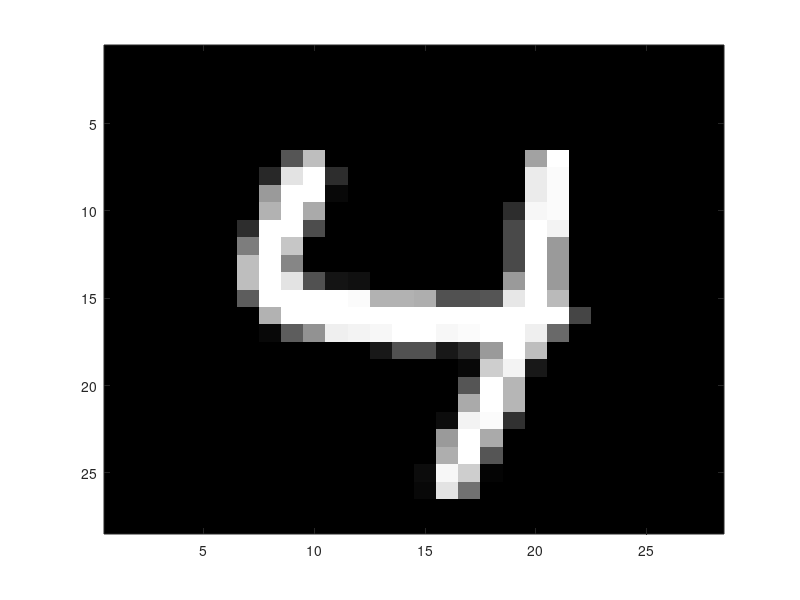

The MATLAB source for this figure: (Note: this script raises an error after producing the figure.)

clear all;
close all;

%% In this script, you need to implement three functions as part of the k-means algorithm.
% These steps will be repeated until the algorithm converges:

  % 1. initialize_centroids
  % This function sets the initial values of the centroids
  
  % 2. assign_vector_to_centroid
  % This goes through the collection of all vectors and assigns them to
  % centroid based on norm/distance
  
  % 3. update_centroids
  % This function updates the location of the centroids based on the collection
  % of vectors (handwritten digits) that have been assigned to that centroid.


%% Initialize Data Set
% These next lines of code read in two sets of MNIST digits that will be used for training and testing respectively.

% training set (1500 images)
train=csvread('mnist_train_1500.csv');
trainsetlabels = train(:,785);
train=train(:,1:784);
train(:,785)=zeros(1500,1);

% testing set (200 images with 11 outliers)
test=csvread('mnist_test_200_woutliers.csv');
% store the correct test labels
correctlabels = test(:,785);
test=test(:,1:784);

% now, zero out the labels in "test" so that you can use this to assign
% your own predictions and evaluate against "correctlabels"
% in the 'cs1_mnist_evaluate_test_set.m' script
test(:,785)=zeros(200,1);

%% After initializing, you will have the following variables in your workspace:
% 1. train (a 1500 x 785 array, containins the 1500 training images)
% 2. test (a 200 x 785 array, containing the 200 testing images)
% 3. correctlabels (a 200 x 1 array containing the correct labels (numerical
% meaning) of the 200 test images

%% To visualize an image, you need to reshape it from a 784 dimensional array into a 28 x 28 array.
% to do this, you need to use the reshape command, along with the transpose
% operation.  For example, the following lines plot the first test image

figure;
colormap('gray'); % this tells MATLAB to depict the image in grayscale
testimage = reshape(test(89,[1:784]), [28 28]);
% we are reshaping the first row of 'test', columns 1-784 (since the 785th
% column is going to be used for storing the centroid assignment.
imagesc(testimage'); % this command plots an array as an image.  Type 'help imagesc' to learn more.

%% After importing, the array 'train' consists of 1500 rows and 785 columns.
% Each row corresponds to a different handwritten digit (28 x 28 = 784)
% plus the last column, which is used to index that row (i.e., label which
% cluster it belongs to.  Initially, this last column is set to all zeros,
% since there are no clusters yet established.

%% This next section of code calls the three functions you are asked to specify

max_iter= 10; % set the number of iterations of the algorithm
repeat = 20;

maxK = 40;


trainOG = train;
testOG= test;

train = preprocess(train);
test = preprocess(test);
%% The next line initializes the centroids.  Look at the initialize_centroids()
% function, which is specified further down this file.

%% Initialize an array that will store k-means cost at each iteration

cost_iteration = zeros(max_iter, 1);

%% This for-loop enacts the k-means algorithm
% First get rid of all the lightly colored squares to reduce noise

trainOG = train;
testOG= test;

train = preprocess(train);
test = preprocess(test);

distances = zeros(maxK-9, 1);

for k=10: maxK
centroids=initialize_centroids(train,k);
 
best_centroids = centroids;
 
lowestDistance = Inf;

centroid_labels = zeros(k, 1);
% Repeat  this repeat number of times
for rep = 1:repeat
    % disp(rep)
    stuck = 0;
    while ~isequal(ismember([0, 1, 2, 3, 4, 5, 6, 7, 8, 9], centroid_labels), ones(1, 10)) && stuck< 20
        cost_iteration = zeros(max_iter, 1);

        
        for iter=1:max_iter
        %centroids(centroids<100) = 0;
        % FILL THIS IN!
            for i=1: size(train, 1)
                [train(i, 785), distance] = assign_vector_to_centroid(train(i, 1:784), centroids);
                cost_iteration(iter, 1)=cost_iteration(iter, 1)+distance;
            end
    
            centroids = update_Centroids(train, k);
        end
        centroid_labels=label_Data(train, centroids, trainsetlabels);
        
        stuck = stuck +1;
    end

    if cost_iteration(max_iter)< lowestDistance
        lowestDistance = cost_iteration(max_iter, 1);
        best_centroids = centroids;
    end
    
end

centroids=best_centroids;

distances(k-9, 1) = lowestDistance;


end

figure;
plot(10: maxK, distances, '-o');
title("Cost vs K value");
xlabel("K");
ylabel("Total Cost");

%% Function to initialize the centroids
% This function randomly chooses k vectors from our training set and uses them to be our initial centroids
% There are other ways you might initialize centroids.
% ***Feel free to experiment.***
% Note that this function takes two inputs and emits one output (y).

function y=initialize_centroids(data,num_centroids)

centroids = zeros(num_centroids, size(data, 2));

random_index=randperm(size(data,1));

centroids(1, :)=data(random_index(1),:);

% data(random_index(1), :)=[];

for i = 2: num_centroids
    
    [index, ~] =find_farthest_distance(data(:, 1:784), centroids(1:i-1, :));
    %disp(index)
    centroids(i, :) = data(index, :);
end

y=centroids;

% centroids = zeros(num_centroids, size(data, 2));
% 
% counter = 0;
% 
% for i = 1:num_centroids
%     cluster = find(trainsetlabels==counter);
%     random_index=randperm(size(cluster, 1));
%     
%     centroids(i) = data(cluster(random_index(1)), :);
%     counter = counter+1;
%     if counter>9
%         counter=0;
%     end
% end
% 
% y=centroids;

% random_index=randperm(size(data,1));
% 
% centroids=data(random_index(1:num_centroids),:);
% 
% y=centroids;

end

%% Function to find farthest data point using norm/ distance for k meanas++

function [index, vec_distance] = find_farthest_distance(data, centroids)

% Distances is # cen x # data
distances = zeros(size(centroids, 1), size(data, 1));
for i = 1: size(centroids, 1)
    for j = 1: size(data, 1)
        distances(i, j) = norm(centroids(i, 1:size(data, 2)) - data(j, :));
    end
end
% distances
distance = sum(distances);

[vec_distance, index] = max(distance);
% distances = vecnorm(( ( ones(size(data, 1), 1)*centroid(1, 1:size(data, 2)) )- data )' );
% [vec_distance, index] = max(distances);

end

%% Function to pick the Closest Centroid using norm/distance
% This function takes two arguments, a vector and a set of centroids
% It returns the index of the assigned centroid and the distance between
% the vector and the assigned centroid.

function [index, vec_distance] = assign_vector_to_centroid(data,centroids)
% FILL THIS IN

% Assume the length of the centroids is at least 1
% Assign the closest centroid and distance to be that of the first
% closest=1;
distances = vecnorm(((ones(size(centroids, 1), 1)*data)- centroids(:, 1:size(data, 2)) )' );
[vec_distance, index]=min(distances);

end
%% Function to compute new centroids using the mean of the vectors currently assigned to the centroid.
% This function takes the set of training images and the value of k.
% It returns a new set of centroids based on the current assignment of the
% training images.

function new_centroids=update_Centroids(data,K)
% FILL THIS IN

% Find all vectors in cluster i
cluster = data( :,785);
tempCen = zeros(K, size(data, 2));
for i=1: K
    clusterI = data(cluster==i, 1:784);
    tempCen(i, 1:784)= sum(clusterI, 1)/(size(clusterI, 1));
end
new_centroids = tempCen;
end

%% Function to label the centroids by finding the most common label in that centroid

function centroid_labels = label_Data(data, centroids, trainingLabels)
cluster = data( :,785);

K = size(centroids, 1);

labels = zeros(K, 1);

for j=1: K
    labelsI = trainingLabels(cluster==j, 1);
    
    labels(j, 1)=mode(labelsI);
end
centroid_labels=labels;
end

%% Different preprocessing methods

function modifiedData= preprocess(inputData)
    threshold =150;

    modifiedData= inputData;
    
    modifiedData(modifiedData<threshold) = 0;
    modifiedData(modifiedData>=threshold)=255;    
    
    
    
    for count = 1: size(modifiedData, 1)
        imageI = reshape(modifiedData(count,[1:784]), [28 28]);
        
%         element = strel('square', 1);
%         imageI = imerode(imageI, element);
        

        
        element = strel('square', 3);
        binaryImage = imbinarize(imageI);
        errodedImage = bwskel(binaryImage);
        a=zeros(size(errodedImage));
        a(errodedImage==1) = 255;
        imageI=imdilate(a, element);
    

        
        if(count ==9)
            figure;
            colormap('gray');
            imagesc(imageI);
        end

        % Shave excess top pixels
        while imageI(1, :) == zeros(1, size(imageI, 2))
            imageI(1,:) = [];
        end
        
        % Shave excess left pixels
        while imageI(:, 1) == zeros(size(imageI, 1), 1)
            imageI(:, 1) = [];
        end
        
        % Shave excess right pixels
        while imageI(:, size(imageI, 2)) == zeros(size(imageI, 1), 1)
            imageI(:, size(imageI, 2)) = [];
        end
       %Shave excess bottom pixels
        while imageI(size(imageI, 1), :) == zeros(1, size(imageI, 2))
            imageI(size(imageI, 1), :)=[];
        end
                        
        %size(imageI)
        
%         while size(imageI, 2) < size(imageI, 1)
%             imageI = [imageI, zeros(size(imageI, 1), 1)];
%         end
%         while size(imageI, 1) < size(imageI, 2)
%             imageI = [zeros(1, size(imageI, 2)); imageI];
%         end
        
        if size(imageI, 2)/size(imageI, 1) >3
            if size(imageI, 2)<size(imageI, 1)
                imageI = [imageI, zeros(size(imageI, 1), size(imageI, 1)-size(imageI, 2))];
            end
            if size(imageI, 2)>size(imageI, 1)
                imageI = [imageI; zeros(size(imageI, 2)-size(imageI, 1), size(imageI, 2))];
            end
        end
        
        %size(imageI)
        
        imageI = imresize(imageI, [28 28]);

        
        imageI(imageI<threshold)=0;
        imageI(imageI>=threshold)=255;
        
        modifiedData(count, 1:784) = reshape(imageI, [1 784]);

    end
end